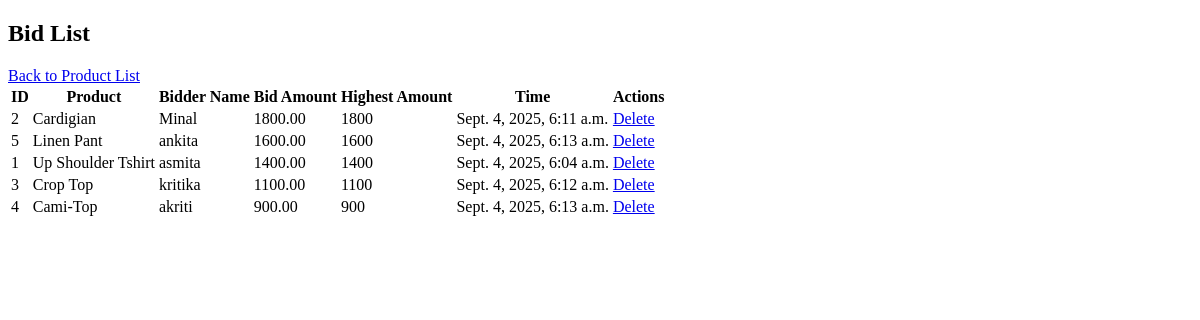
Screenshot of /bid/ with the database file from the repository.
### bid/models.py (models this page shows, shortened)
class Bid(models.Model):
    product = models.ForeignKey(Product, on_delete=models.CASCADE, related_name='bids')
    user = models.ForeignKey(User, on_delete=models.CASCADE, null=True, blank=True)
    bidder_name = models.CharField(max_length=100)
    amount = models.DecimalField(max_digits=10, decimal_places=2)
    bid_time = models.DateTimeField(auto_now_add=True)

### product/models.py (models this page shows, shortened)
class Product(models.Model):
    product_name = models.CharField(max_length=100)
    description = models.TextField()
    price = models.DecimalField(max_digits=10, decimal_places=2)
    stock = models. PositiveIntegerField()
    image = models.ImageField(upload_to='product_image/')
    category = models.ForeignKey(Category, on_delete=models.CASCADE, null=True, blank=True)

### bid/views.py (the view)
# urls.py: path('', views.bid_list, name='bid_list_all'),
def bid_list(request, product_id=None):
    if product_id:
        bids = Bid.objects.filter(product_id=product_id)\
            .annotate(highest_bid=Max('product__bids__amount'))\
            .order_by('-amount', 'id')
    else:
        bids = Bid.objects.all()\
            .annotate(highest_bid=Max('product__bids__amount'))\
            .order_by('-amount', 'id')
    context = {'bids': bids}
    return render(request, 'bid/bid_list.html', context)

### templates/Bid/bid_list.html (shortened to what this page needs)
<!DOCTYPE html>
<html>
<head>
    {% load static %}
    <link rel="stylesheet" href="{% static 'css/style.css' %}">
</head>
<body>
    <h2>Bid List</h2>
    <a href="{% url 'product_list' %}">Back to Product List</a>
    <table>
        <tr>
            <th>ID</th>
            <th>Product</th>
            <th>Bidder Name</th>
            <th>Bid Amount</th>
            <th>Highest Amount</th>
            <th>Time</th>
            <th>Actions</th>
        </tr>
        {% for bid in bids %}
        <tr>
            <td>{{ bid.id }}</td>
            <td>{{ bid.product.product_name }}</td>
            <td>{{ bid.bidder_name }}</td>
            <td>{{ bid.amount }}</td>
            <td>
                {% if bid.highest_bid %}
                    {{ bid.highest_bid }}
                {% else %}
                    No bids yet
                {% endif %}
            </td>
            <td>{{ bid.bid_time }}</td>
            <td>
                <a href="{% url 'bid_confirm_delete' bid.id %}">Delete</a>
            </td>
        </tr>
        {% endfor %}
    </table>
</body>
</html>

### rows the page displays
Bid: id "2", product.product_name "Cardigian", bidder_name "Minal", amount "1800.00", highest_bid "1800", bid_time "Sept. 4, 2025, 6:11 a.m."
Bid: id "5", product.product_name "Linen Pant", bidder_name "ankita", amount "1600.00", highest_bid "1600", bid_time "Sept. 4, 2025, 6:13 a.m."
Bid: id "1", product.product_name "Up Shoulder Tshirt", bidder_name "asmita", amount "1400.00", highest_bid "1400", bid_time "Sept. 4, 2025, 6:04 a.m."
Bid: id "3", product.product_name "Crop Top", bidder_name "kritika", amount "1100.00", highest_bid "1100", bid_time "Sept. 4, 2025, 6:12 a.m."
Bid: id "4", product.product_name "Cami-Top", bidder_name "akriti", amount "900.00", highest_bid "900", bid_time "Sept. 4, 2025, 6:13 a.m."
